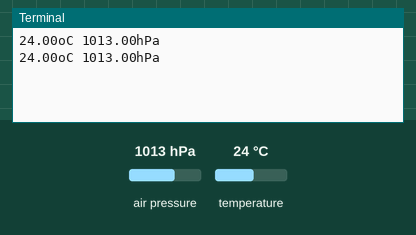
The program below on a simulated Raspberry Pi (BCM pin numbers). Shown: the last lines printed to the terminal. The test bench sets the inputs (shaded band); at power-on: air pressure 1013 hPa, temperature 24 °C.

Above: at 1.2 s.
1.3 s: air pressure set to 952 hPa
At 2.6 s:
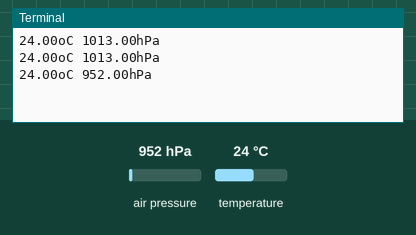
2.8 s: temperature set to 12 °C
At 3.8 s:
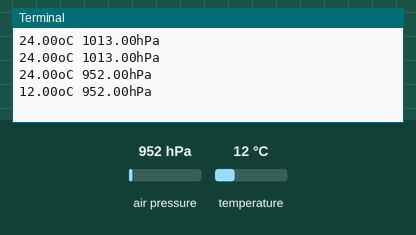
4.3 s: air pressure set to 975 hPa
At 5.8 s:
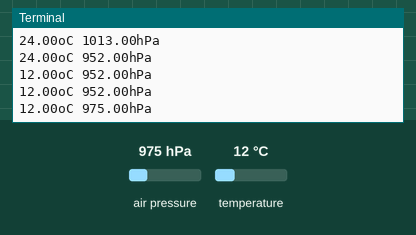
Timing chart, 0 to 7.3 s (numbered marks = the images above; inputs shaded):
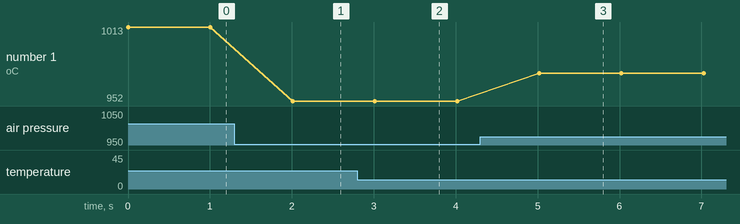

Measured:
- after the input at 1.3 s, the terminal: prints a new line after 0.71 s (image 1)
- after the input at 2.8 s, the terminal: prints a new line after 0.21 s (image 2)
- after the input at 4.3 s, the terminal: prints a new line after 0.72 s (image 3)
- plotted number 1: 1013 → 952 after the input at 1.3 s, 952 → 975 after the input at 4.3 s

The program:

prac2_bmp280_total.py
```python
from bmp280 import BMP280
from smbus import SMBus
from time import sleep

bus = SMBus(1)
bmp280 = BMP280(i2c_dev=bus)

while True:
    temp = bmp280.get_temperature()
    pres = bmp280.get_pressure()
    print('{:05.2f}oC {:05.2f}hPa'.format(temp, pres))
    sleep(1)
```
